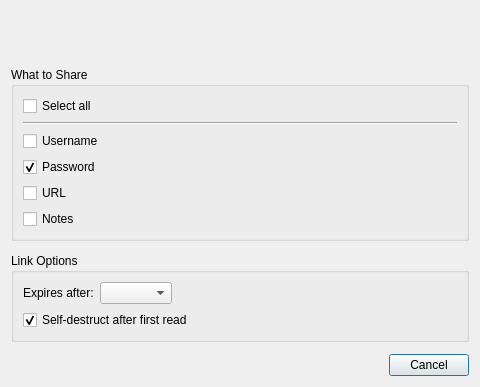
<?xml version="1.0" encoding="UTF-8"?>
<ui version="4.0">
 <class>ShareEntryWhisperDialog</class>
 <widget class="QDialog" name="ShareEntryWhisperDialog">
  <property name="geometry">
   <rect>
    <x>0</x>
    <y>0</y>
    <width>480</width>
    <height>300</height>
   </rect>
  </property>
  <property name="minimumSize">
   <size>
    <width>480</width>
    <height>0</height>
   </size>
  </property>
  <property name="windowTitle">
   <string>Share via Whisper</string>
  </property>
  <layout class="QVBoxLayout" name="verticalLayout">
   <property name="spacing">
    <number>12</number>
   </property>
   <item>
    <layout class="QHBoxLayout" name="headerLayout" stretch="0,1">
     <property name="spacing">
      <number>12</number>
     </property>
     <item>
      <widget class="QLabel" name="headerIconLabel">
       <property name="sizePolicy">
        <sizepolicy hsizetype="Fixed" vsizetype="Fixed">
         <horstretch>0</horstretch>
         <verstretch>0</verstretch>
        </sizepolicy>
       </property>
       <property name="minimumSize">
        <size>
         <width>32</width>
         <height>32</height>
        </size>
       </property>
       <property name="alignment">
        <set>Qt::AlignCenter</set>
       </property>
      </widget>
     </item>
     <item>
      <layout class="QVBoxLayout" name="headerTextLayout">
       <property name="spacing">
        <number>2</number>
       </property>
       <item>
        <widget class="QLabel" name="headerTitleLabel">
         <property name="textFormat">
          <enum>Qt::PlainText</enum>
         </property>
        </widget>
       </item>
       <item>
        <widget class="QLabel" name="headerSubtitleLabel">
         <property name="wordWrap">
          <bool>true</bool>
         </property>
        </widget>
       </item>
      </layout>
     </item>
    </layout>
   </item>
   <item>
    <widget class="MessageWidget" name="messageWidget" native="true"/>
   </item>
   <item>
    <widget class="QStackedWidget" name="stackedWidget">
     <widget class="QWidget" name="configPage">
      <layout class="QVBoxLayout" name="configLayout">
       <property name="spacing">
        <number>12</number>
       </property>
       <property name="leftMargin">
        <number>0</number>
       </property>
       <property name="topMargin">
        <number>0</number>
       </property>
       <property name="rightMargin">
        <number>0</number>
       </property>
       <property name="bottomMargin">
        <number>0</number>
       </property>
       <item>
        <widget class="QGroupBox" name="fieldsGroupBox">
         <property name="title">
          <string>What to Share</string>
         </property>
         <layout class="QGridLayout" name="fieldsLayout" columnstretch="0,1">
          <property name="horizontalSpacing">
           <number>16</number>
          </property>
          <item row="0" column="0" colspan="2">
           <widget class="QCheckBox" name="selectAllCheckBox">
            <property name="text">
             <string>Select all</string>
            </property>
           </widget>
          </item>
          <item row="1" column="0" colspan="2">
           <widget class="Line" name="fieldsLine">
            <property name="orientation">
             <enum>Qt::Horizontal</enum>
            </property>
           </widget>
          </item>
          <item row="2" column="0">
           <widget class="QCheckBox" name="usernameCheckBox">
            <property name="text">
             <string>Username</string>
            </property>
           </widget>
          </item>
          <item row="2" column="1">
           <widget class="QLabel" name="usernameValueLabel">
            <property name="textFormat">
             <enum>Qt::PlainText</enum>
            </property>
           </widget>
          </item>
          <item row="3" column="0">
           <widget class="QCheckBox" name="passwordCheckBox">
            <property name="text">
             <string>Password</string>
            </property>
            <property name="checked">
             <bool>true</bool>
            </property>
           </widget>
          </item>
          <item row="3" column="1">
           <widget class="QLabel" name="passwordValueLabel">
            <property name="textFormat">
             <enum>Qt::PlainText</enum>
            </property>
           </widget>
          </item>
          <item row="4" column="0">
           <widget class="QCheckBox" name="urlCheckBox">
            <property name="text">
             <string>URL</string>
            </property>
           </widget>
          </item>
          <item row="4" column="1">
           <widget class="QLabel" name="urlValueLabel">
            <property name="textFormat">
             <enum>Qt::PlainText</enum>
            </property>
           </widget>
          </item>
          <item row="5" column="0">
           <widget class="QCheckBox" name="notesCheckBox">
            <property name="text">
             <string>Notes</string>
            </property>
           </widget>
          </item>
          <item row="5" column="1">
           <widget class="QLabel" name="notesValueLabel">
            <property name="textFormat">
             <enum>Qt::PlainText</enum>
            </property>
           </widget>
          </item>
         </layout>
        </widget>
       </item>
       <item>
        <widget class="QGroupBox" name="optionsGroupBox">
         <property name="title">
          <string>Link Options</string>
         </property>
         <layout class="QFormLayout" name="optionsLayout">
          <property name="fieldGrowthPolicy">
           <enum>QFormLayout::FieldsStayAtSizeHint</enum>
          </property>
          <item row="0" column="0">
           <widget class="QLabel" name="expirationLabel">
            <property name="text">
             <string>Expires after:</string>
            </property>
            <property name="buddy">
             <cstring>expirationComboBox</cstring>
            </property>
           </widget>
          </item>
          <item row="0" column="1">
           <widget class="QComboBox" name="expirationComboBox"/>
          </item>
          <item row="1" column="0" colspan="2">
           <widget class="QCheckBox" name="selfDestructCheckBox">
            <property name="text">
             <string>Self-destruct after first read</string>
            </property>
            <property name="checked">
             <bool>true</bool>
            </property>
           </widget>
          </item>
         </layout>
        </widget>
       </item>
       <item>
        <layout class="QHBoxLayout" name="configButtonLayout" stretch="0,0,1">
         <property name="spacing">
          <number>6</number>
         </property>
         <item>
          <widget class="QLabel" name="serverIconLabel"/>
         </item>
         <item>
          <widget class="QLabel" name="serverLabel"/>
         </item>
         <item>
          <widget class="QDialogButtonBox" name="configButtonBox">
           <property name="standardButtons">
            <set>QDialogButtonBox::Cancel</set>
           </property>
          </widget>
         </item>
        </layout>
       </item>
      </layout>
     </widget>
     <widget class="QWidget" name="resultPage">
      <layout class="QVBoxLayout" name="resultLayout">
       <property name="spacing">
        <number>8</number>
       </property>
       <property name="leftMargin">
        <number>0</number>
       </property>
       <property name="topMargin">
        <number>0</number>
       </property>
       <property name="rightMargin">
        <number>0</number>
       </property>
       <property name="bottomMargin">
        <number>0</number>
       </property>
       <item>
        <layout class="QHBoxLayout" name="resultUrlLayout">
         <item>
          <widget class="QLineEdit" name="resultUrlLineEdit">
           <property name="accessibleName">
            <string>Share link</string>
           </property>
           <property name="readOnly">
            <bool>true</bool>
           </property>
          </widget>
         </item>
         <item>
          <widget class="QPushButton" name="copyButton">
           <property name="text">
            <string>Copy Link</string>
           </property>
          </widget>
         </item>
        </layout>
       </item>
       <item>
        <layout class="QHBoxLayout" name="expirationInfoLayout" stretch="0,1">
         <property name="spacing">
          <number>6</number>
         </property>
         <item>
          <widget class="QLabel" name="expirationIconLabel">
           <property name="sizePolicy">
            <sizepolicy hsizetype="Fixed" vsizetype="Fixed">
             <horstretch>0</horstretch>
             <verstretch>0</verstretch>
            </sizepolicy>
           </property>
          </widget>
         </item>
         <item>
          <widget class="QLabel" name="expirationInfoLabel">
           <property name="wordWrap">
            <bool>true</bool>
           </property>
          </widget>
         </item>
        </layout>
       </item>
       <item>
        <spacer name="resultVerticalSpacer">
         <property name="orientation">
          <enum>Qt::Vertical</enum>
         </property>
         <property name="sizeHint" stdset="0">
          <size>
           <width>20</width>
           <height>0</height>
          </size>
         </property>
        </spacer>
       </item>
       <item>
        <widget class="QDialogButtonBox" name="resultButtonBox">
         <property name="standardButtons">
          <set>QDialogButtonBox::Close</set>
         </property>
        </widget>
       </item>
      </layout>
     </widget>
    </widget>
   </item>
  </layout>
 </widget>
 <customwidgets>
  <customwidget>
   <class>MessageWidget</class>
   <extends>QWidget</extends>
   <header>gui/MessageWidget.h</header>
   <container>1</container>
  </customwidget>
 </customwidgets>
 <resources/>
 <connections/>
</ui>
